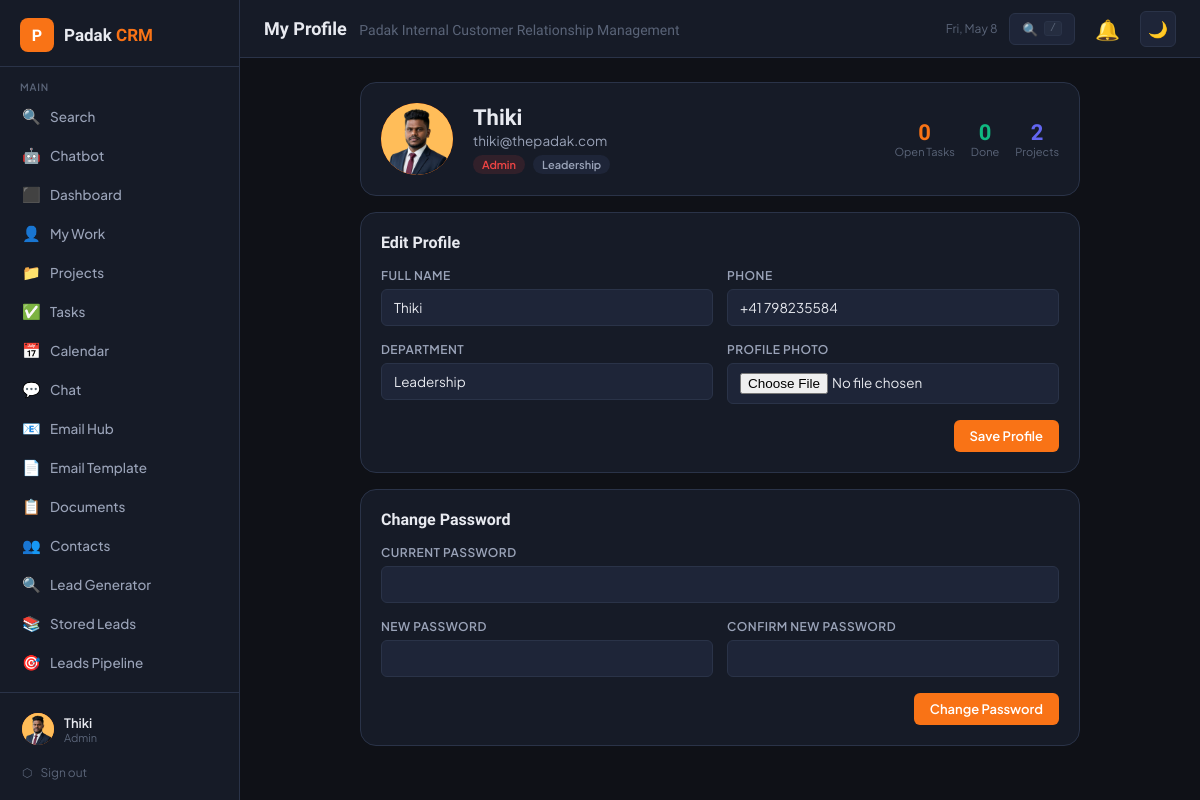
The app's page /profile.php (signed in) with its own data.
### tables this page shows
CREATE TABLE `users` (
  `id` int(11) NOT NULL,
  `name` varchar(100) NOT NULL,
  `email` varchar(150) NOT NULL,
  `password` varchar(255) NOT NULL,
  `role` enum('admin','manager','member') DEFAULT 'member',
  `avatar` varchar(255) DEFAULT NULL,
  `phone` varchar(30) DEFAULT NULL,
  `department` varchar(100) DEFAULT NULL,
  `department_role` enum('general','tele_caller','digital_marketing','software_developer','graphics_designer') DEFAULT 'general',
  `status` enum('active','inactive') DEFAULT 'active',
  `last_login` datetime DEFAULT NULL,
  `created_at` datetime DEFAULT current_timestamp()
);

### config.php (called while the page is built, shortened)
<?php
function currentUser(): array {
    return [
        'id'   => $_SESSION['crm_user_id'] ?? 0,
        'name' => $_SESSION['crm_name'] ?? '',
        'role' => $_SESSION['crm_role'] ?? '',
        'email'=> $_SESSION['crm_email'] ?? '',
        'avatar'=> $_SESSION['crm_avatar'] ?? null,
    ];
}
function isAdmin(): bool { return ($_SESSION['crm_role'] ?? '') === 'admin'; }
function isManager(): bool { return in_array($_SESSION['crm_role'] ?? '', ['admin','manager']); }
function deptCan(array $allowed_depts): bool {
    if (isAdmin() || isManager()) return true;
    $dept = getDeptRole();
    return in_array($dept, $allowed_depts, true);
}
function h(string $s): string { return htmlspecialchars($s, ENT_QUOTES, 'UTF-8'); }

### profile.php (the view, shortened to what this page needs)
<?php
require_once 'config.php';
require_once 'includes/layout.php';
$db = getCRMDB();
$user = currentUser();
$profile = $db->query("SELECT * FROM users WHERE id=".(int)$user['id'])->fetch_assoc();
$my_tasks = $db->query("SELECT COUNT(*) FROM tasks WHERE assigned_to=".(int)$user['id']." AND status!='done'")->fetch_row()[0];
$done_tasks = $db->query("SELECT COUNT(*) FROM tasks WHERE assigned_to=".(int)$user['id']." AND status='done'")->fetch_row()[0];
$projs = $db->query("SELECT COUNT(*) FROM project_members WHERE user_id=".(int)$user['id'])->fetch_row()[0];
$init = implode('',array_map(fn($w)=>strtoupper($w[0]),explode(' ',$profile['name'])));
$init = substr($init,0,2);
renderLayout('My Profile', 'profile');
?>
<div style="max-width:720px;margin:0 auto">
  <div class="card" style="margin-bottom:16px">
    <div style="display:flex;align-items:center;gap:20px;flex-wrap:wrap">
      <div style="position:relative">
        <div class="avatar" style="width:72px;height:72px;font-size:26px;font-weight:700">
          <?php if ($profile['avatar']): ?>
          <img src="uploads/avatars/<?= h($profile['avatar']) ?>" alt="" style="width:100%;height:100%;object-fit:cover;border-radius:50%">
          <?php else: echo h($init); endif; ?>
        </div>
      </div>
      <div>
        <div style="font-family:var(--font-display);font-size:22px;font-weight:700"><?= h($profile['name']) ?></div>
        <div style="color:var(--text2);font-size:13.5px;margin-top:2px"><?= h($profile['email']) ?></div>
        <div style="margin-top:6px;display:flex;gap:8px">
          <?php $rc=['admin'=>'#ef4444','manager'=>'#f59e0b','member'=>'#6366f1'][$profile['role']]??'#94a3b8'; ?>
          <span class="badge" style="background:<?= $rc ?>20;color:<?= $rc ?>"><?= h($profile['role']) ?></span>
          <?php if ($profile['department']): ?>
          <span class="badge" style="background:var(--bg3);color:var(--text2)"><?= h($profile['department']) ?></span>
          <?php endif; ?>
        </div>
      </div>
      <div style="margin-left:auto;display:flex;gap:16px;text-align:center">
        <div><div style="font-size:22px;font-weight:700;font-family:var(--font-display);color:var(--orange)"><?= $my_tasks ?></div><div style="font-size:11px;color:var(--text3)">Open Tasks</div></div>
        <div><div style="font-size:22px;font-weight:700;font-family:var(--font-display);color:var(--green)"><?= $done_tasks ?></div><div style="font-size:11px;color:var(--text3)">Done</div></div>
        <div><div style="font-size:22px;font-weight:700;font-family:var(--font-display);color:var(--blue)"><?= $projs ?></div><div style="font-size:11px;color:var(--text3)">Projects</div></div>
      </div>
    </div>
  </div>
  <div class="card" style="margin-bottom:16px">
    <div class="card-title" style="margin-bottom:16px">Edit Profile</div>
    <form method="POST" enctype="multipart/form-data">
      <div class="form-row">
        <div class="form-group">
          <label class="form-label">Full Name</label>
          <input type="text" name="name" class="form-control" value="<?= h($profile['name']) ?>" required>
        </div>
        <div class="form-group">
          <label class="form-label">Phone</label>
          <input type="text" name="phone" class="form-control" value="<?= h($profile['phone']??'') ?>">
        </div>
      </div>
      <div class="form-row">
        <div class="form-group">
          <label class="form-label">Department</label>
          <input type="text" name="department" class="form-control" value="<?= h($profile['department']??'') ?>">
        </div>
        <div class="form-group">
          <label class="form-label">Profile Photo</label>
          <input type="file" name="avatar" class="form-control" accept="image/*">
        </div>
      </div>
      <div style="text-align:right">
        <button type="submit" class="btn btn-primary">Save Profile</button>
      </div>
    </form>
  </div>
  <div class="card">
    <div class="card-title" style="margin-bottom:16px">Change Password</div>
    <form method="POST">
      <div class="form-group">
        <label class="form-label">Current Password</label>
        <input type="password" name="current_password" class="form-control" required>
      </div>
      <div class="form-row">
        <div class="form-group">
          <label class="form-label">New Password</label>
          <input type="password" name="new_password" class="form-control" required minlength="6">
        </div>
        <div class="form-group">
          <label class="form-label">Confirm New Password</label>
          <input type="password" name="confirm_password" class="form-control" required>
        </div>
      </div>
      <div style="text-align:right">
        <button type="submit" class="btn btn-primary">Change Password</button>
      </div>
    </form>
  </div>
</div>
<?php renderLayoutEnd(); ?>

### includes/layout.php (shortened to what this page needs)
<?php
function renderLayout(string $pageTitle, string $activePage): void {
    $user = currentUser();
    $initials = implode('', array_map(fn($w) => strtoupper($w[0]), explode(' ', $user['name'])));
    $initials = substr($initials, 0, 2);
?>
<!DOCTYPE html>
<html lang="en" data-theme="dark">
<head>
</head>
<body>
<nav id="sidebar">
  <div class="sidebar-logo">
    <div class="logo-mark">P</div>
    <div class="logo-text">Padak <span>CRM</span></div>
  </div>
  <div class="nav-section">
    <div class="nav-label">Main</div>
    <a href="search.php" class="nav-item <?= $activePage==='search'?'active':'' ?>">
        <span class="icon">🔍</span> Search
    </a>
    <a href="chatbot.php" class="nav-item <?= $activePage==='chatbot'?'active':'' ?>">
        <span class="icon">🤖</span> Chatbot
    </a>
   <?php if (isManager()): ?>
    <a href="dashboard.php" class="nav-item <?= $activePage==='dashboard'?'active':'' ?>">
        <span class="icon">⬛</span> Dashboard
    </a>
   <?php endif; ?>
    <a href="mywork.php" class="nav-item <?= $activePage==='mywork'?'active':'' ?>">
        <span class="icon">👤</span> My Work
    </a>
    <?php if (deptCan(['general','software_developer'])): ?>
    <a href="projects.php" class="nav-item <?= $activePage==='projects'?'active':'' ?>">
        <span class="icon">📁</span> Projects
    </a>
    <?php endif; ?>
    <a href="tasks.php" class="nav-item <?= $activePage==='tasks'?'active':'' ?>">
        <span class="icon">✅</span> Tasks
    </a>
    <a href="calendar.php" class="nav-item <?= $activePage==='calendar'?'active':'' ?>">
        <span class="icon">📅</span> Calendar
    </a>
    <a href="chat.php" class="nav-item <?= $activePage==='chat'?'active':'' ?>">
        <span class="icon">💬</span> Chat
    </a>
    <?php if (deptCan(['general'])):  ?>
    <a href="emails.php" class="nav-item <?= $activePage==='emails'?'active':'' ?>">
        <span class="icon">📧</span> Email Hub
    </a>
    <?php endif; ?>
    <?php if (deptCan(['general','digital_marketing'])): ?>
    <a href="email_template.php" class="nav-item <?= $activePage==='email_template'?'active':'' ?>">
        <span class="icon">📄</span> Email Template
    </a>
    <?php endif; ?>
    <a href="documents.php" class="nav-item <?= $activePage==='documents'?'active':'' ?>">
        <span class="icon">📋</span> Documents
    </a>
    <?php if (deptCan(['general'])): ?>
    <a href="contacts.php" class="nav-item <?= $activePage==='contacts'?'active':'' ?>">
        <span class="icon">👥</span> Contacts
    </a>
    <?php endif; ?>
    <?php if (deptCan(['tele_caller','general'])):  ?>
    <a href="lead_generator.php" class="nav-item <?= $activePage==='lead_generator'?'active':'' ?>">
        <span class="icon">🔍</span> Lead Generator
    </a>
    <a href="lead_stored.php" class="nav-item <?= $activePage==='lead_stored'?'active':'' ?>">
        <span class="icon">📚</span> Stored Leads
    </a>
    <a href="leads.php" class="nav-item <?= $activePage==='leads'?'active':'' ?>">
        <span class="icon">🎯</span> Leads Pipeline
    </a>
    <a href="whatsapp.php" class="nav-item <?= $activePage==='whatsapp'?'active':'' ?>">
        <span class="icon">💬</span> WhatsApp
    </a>
    <?php endif; ?>
  </div>
  <div class="sidebar-footer">
    <a href="profile.php" class="user-card">
      <div class="avatar">
        <?php if ($user['avatar']): ?>
          <img src="uploads/avatars/<?= h($user['avatar']) ?>" alt="">
        <?php else: echo h($initials); endif; ?>
      </div>
      <div class="user-info">
        <div class="user-name"><?= h($user['name']) ?></div>
        <div class="user-role"><?= h($user['role']) ?></div>
      </div>
    </a>
    <a href="logout.php" style="display:flex;align-items:center;gap:8px;padding:8px 10px;color:var(--text3);font-size:12px;margin-top:4px;border-radius:var(--radius-sm);transition:background .15s" onmouseover="this.style.background='var(--bg3)'" onmouseout="this.style.background=''">
      <span>⬡</span> Sign out
    </a>
  </div>
</nav>
<div id="main">
  <header id="header">
    <div class="header-title"><?= h($pageTitle) ?> <span><?= SITE_NAME ?></span></div>
    <span style="font-size:12px;color:var(--text3)"><?= date('D, M j') ?></span>
    <a href="search.php" id="header-search-btn" title="Search (press /)" style="display:flex;align-items:center;gap:6px;padding:7px 12px;background:var(--bg3);border:1px solid var(--border);border-radius:var(--radius-sm);color:var(--text3);font-size:12.5px;text-decoration:none;transition:border-color .15s,color .15s;flex-shrink:0" onmouseover="this.style.borderColor='var(--orange)';this.style.color='var(--orange)'" onmouseout="this.style.borderColor='var(--border)';this.style.color='var(--text3)'">
      🔍 <span style="display:none" id="hs-text">Search</span>
      <kbd style="font-size:10px;background:var(--bg4);border:1px solid var(--border);border-radius:3px;padding:1px 5px">/</kbd>
    </a>
    <button id="notif-btn" onclick="toggleNotifPanel()" title="Notifications" aria-label="Notifications">
      🔔
    </button>
    <button id="theme-toggle" onclick="toggleTheme()" title="Toggle dark/light mode" aria-label="Toggle theme">
      <span class="icon-dark">🌙</span>
    </button>
  </header>
  <main id="content">
<?php
}
function renderLayoutEnd(): void {
?>
  </main>
</div>
</body>
</html>
<?php
}

### records on screen
users: avatar (picture), name "Thiki", role "Admin", email "thiki@thepadak.com", department "Leadership", id "2", phone "+41 798235584"

### other values on screen
$pageTitle "My Profile"
SITE_NAME "Padak Internal Customer Relationship Management"
$my_tasks "0"
$done_tasks "0"
